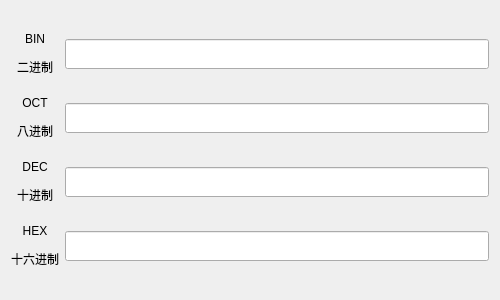
<?xml version="1.0" encoding="UTF-8"?>
<ui version="4.0">
 <class>DigitToolClass</class>
 <widget class="QWidget" name="DigitToolClass">
  <property name="geometry">
   <rect>
    <x>0</x>
    <y>0</y>
    <width>500</width>
    <height>300</height>
   </rect>
  </property>
  <property name="minimumSize">
   <size>
    <width>500</width>
    <height>300</height>
   </size>
  </property>
  <property name="windowTitle">
   <string>DigitTool</string>
  </property>
  <layout class="QGridLayout" name="gridLayout_2">
   <item row="0" column="0">
    <layout class="QGridLayout" name="gridLayout">
     <property name="verticalSpacing">
      <number>20</number>
     </property>
     <item row="3" column="0">
      <widget class="QLabel" name="label_16">
       <property name="text">
        <string>&lt;html&gt;&lt;head/&gt;&lt;body&gt;&lt;p align=&quot;center&quot;&gt;HEX&lt;/p&gt;&lt;p align=&quot;center&quot;&gt;十六进制&lt;/p&gt;&lt;/body&gt;&lt;/html&gt;</string>
       </property>
      </widget>
     </item>
     <item row="3" column="1">
      <widget class="QLineEdit" name="lineEdit_16">
       <property name="minimumSize">
        <size>
         <width>0</width>
         <height>30</height>
        </size>
       </property>
       <property name="clearButtonEnabled">
        <bool>true</bool>
       </property>
      </widget>
     </item>
     <item row="2" column="1">
      <widget class="QLineEdit" name="lineEdit_10">
       <property name="minimumSize">
        <size>
         <width>0</width>
         <height>30</height>
        </size>
       </property>
       <property name="clearButtonEnabled">
        <bool>true</bool>
       </property>
      </widget>
     </item>
     <item row="1" column="1">
      <widget class="QLineEdit" name="lineEdit_8">
       <property name="minimumSize">
        <size>
         <width>0</width>
         <height>30</height>
        </size>
       </property>
       <property name="clearButtonEnabled">
        <bool>true</bool>
       </property>
      </widget>
     </item>
     <item row="1" column="0">
      <widget class="QLabel" name="label_8">
       <property name="text">
        <string>&lt;html&gt;&lt;head/&gt;&lt;body&gt;&lt;p align=&quot;center&quot;&gt;OCT&lt;/p&gt;&lt;p align=&quot;center&quot;&gt;八进制&lt;/p&gt;&lt;/body&gt;&lt;/html&gt;</string>
       </property>
      </widget>
     </item>
     <item row="0" column="0">
      <widget class="QLabel" name="label_2">
       <property name="text">
        <string>&lt;html&gt;&lt;head/&gt;&lt;body&gt;&lt;p align=&quot;center&quot;&gt;BIN&lt;/p&gt;&lt;p align=&quot;center&quot;&gt;二进制&lt;/p&gt;&lt;/body&gt;&lt;/html&gt;</string>
       </property>
      </widget>
     </item>
     <item row="0" column="1">
      <widget class="QLineEdit" name="lineEdit_2">
       <property name="minimumSize">
        <size>
         <width>0</width>
         <height>30</height>
        </size>
       </property>
       <property name="clearButtonEnabled">
        <bool>true</bool>
       </property>
      </widget>
     </item>
     <item row="2" column="0">
      <widget class="QLabel" name="label_10">
       <property name="text">
        <string>&lt;html&gt;&lt;head/&gt;&lt;body&gt;&lt;p align=&quot;center&quot;&gt;DEC&lt;/p&gt;&lt;p align=&quot;center&quot;&gt;十进制&lt;/p&gt;&lt;/body&gt;&lt;/html&gt;</string>
       </property>
      </widget>
     </item>
    </layout>
   </item>
  </layout>
 </widget>
 <layoutdefault spacing="6" margin="11"/>
 <resources>
  <include location="../devtools.qrc"/>
 </resources>
 <connections/>
</ui>
